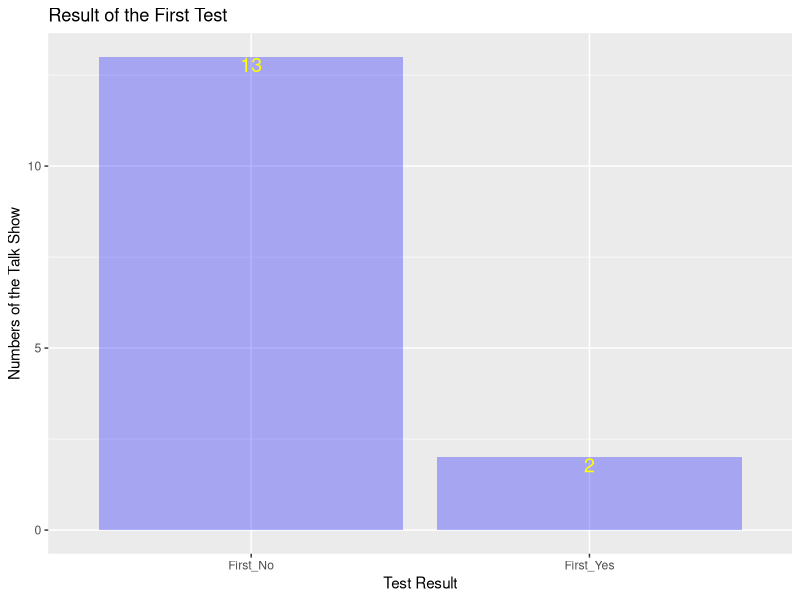
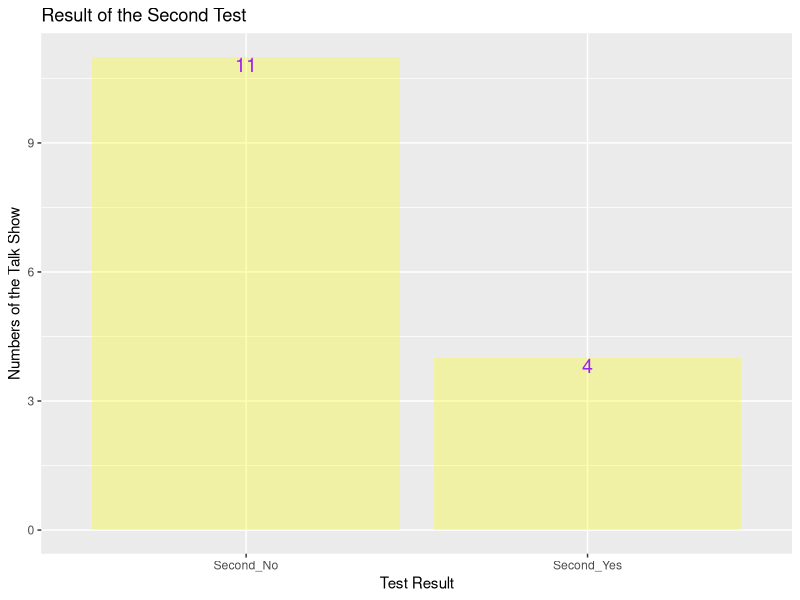
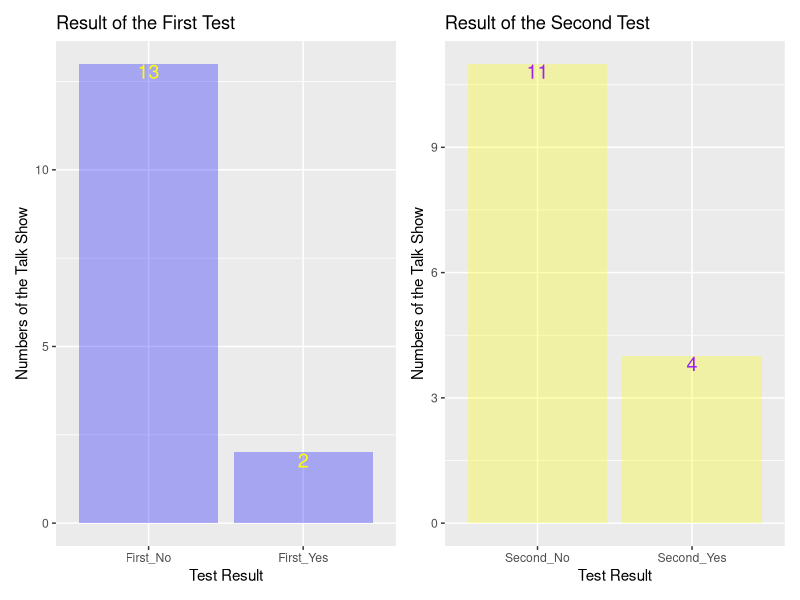

The R script that drew these images, in order:
library(tidyverse)
library(patchwork)

ranking <- read.csv("top-talk-show.csv")
result <- read.csv("talkshow_result.csv")

result_first <- result %>% 
  filter(grepl("First", Test)) 

result_second <- result %>% 
  filter(grepl("Second", Test))

plot_of_first_test <- ggplot(result_first, aes(x = Test, y = Count, 
                                               label = Count)) +
  geom_col(fill = "blue", alpha = 0.3) +
  geom_text(size = 5, vjust = 1, colour = "yellow") +
  labs(
    title = "Result of the First Test",
    x = "Test Result",
    y = "Numbers of the Talk Show"
  )

plot_of_second_test <- ggplot(result_second, aes(x = Test, y = Count, 
                                                 label = Count)) +
  geom_col(fill = "yellow", alpha = 0.3) +
  geom_text(size = 5, vjust = 1, colour = "purple") +
  labs(
    title = "Result of the Second Test",
    x = "Test Result",
    y = "Numbers of the Talk Show"
  )

plot_test <- plot_of_first_test + plot_of_second_test
